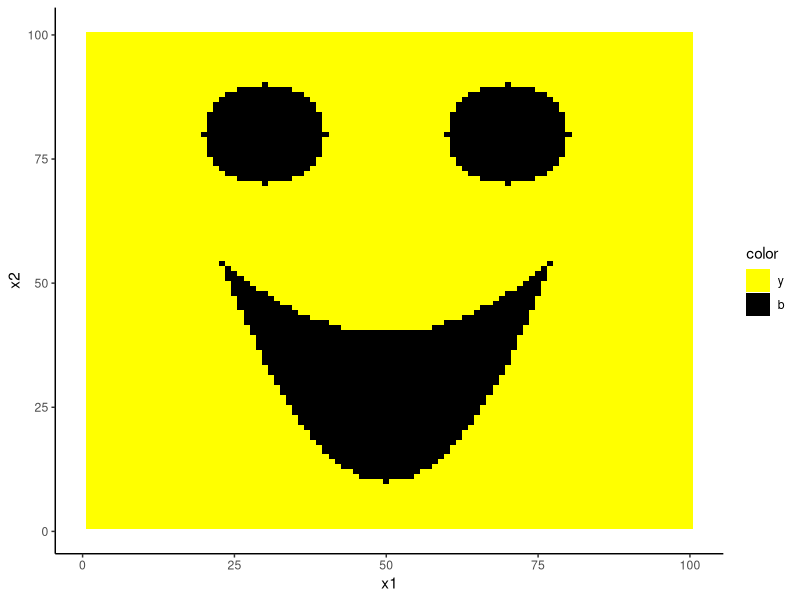
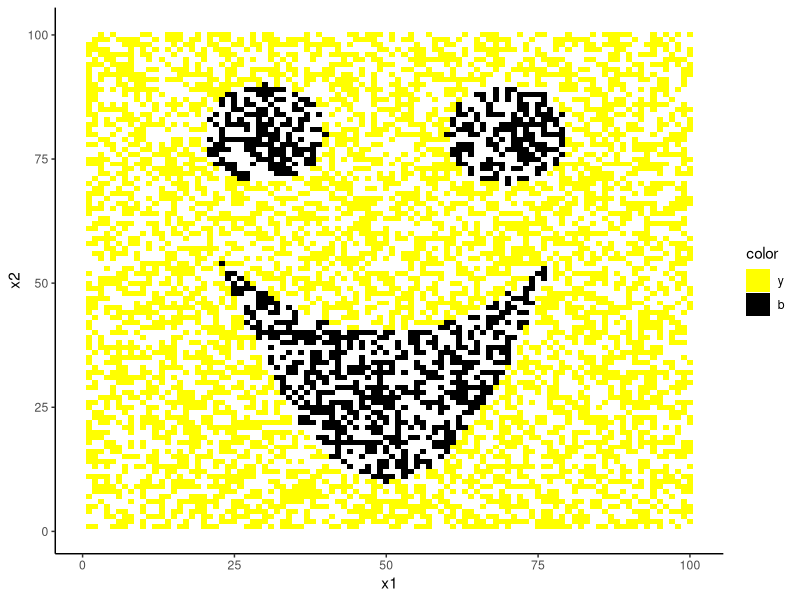
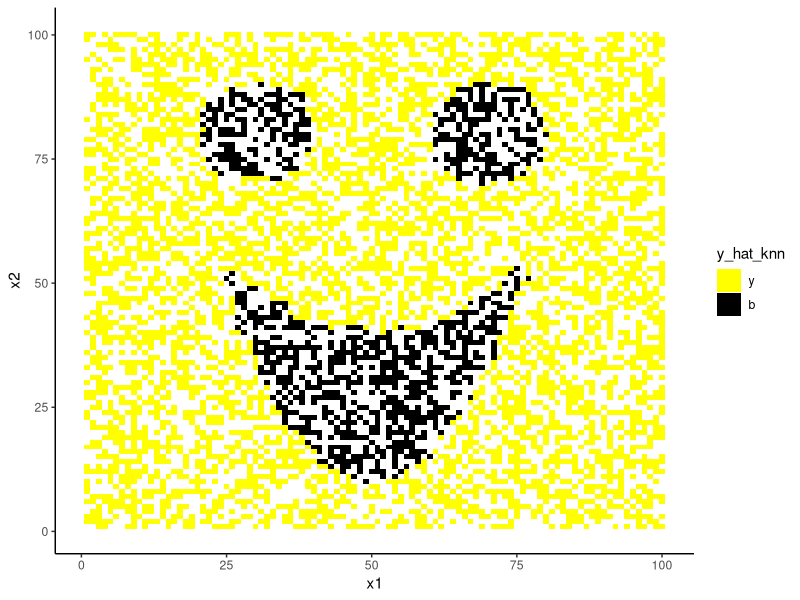
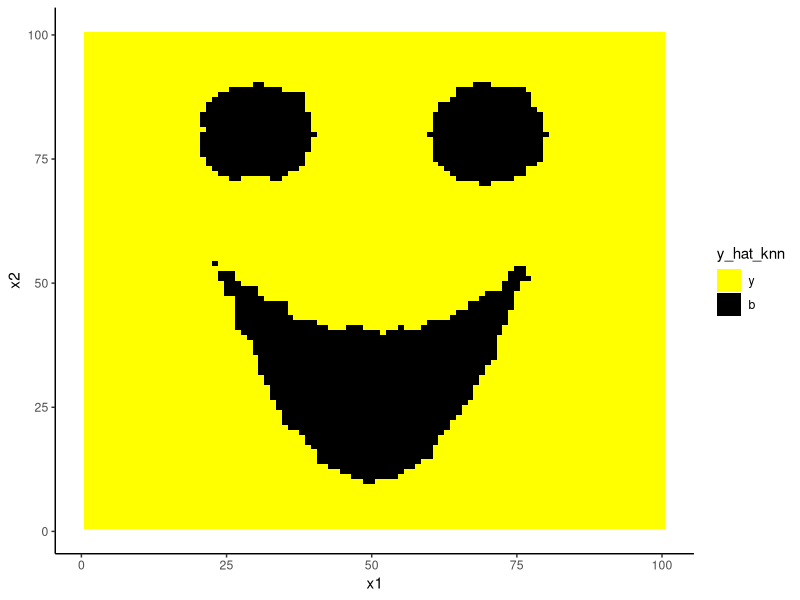
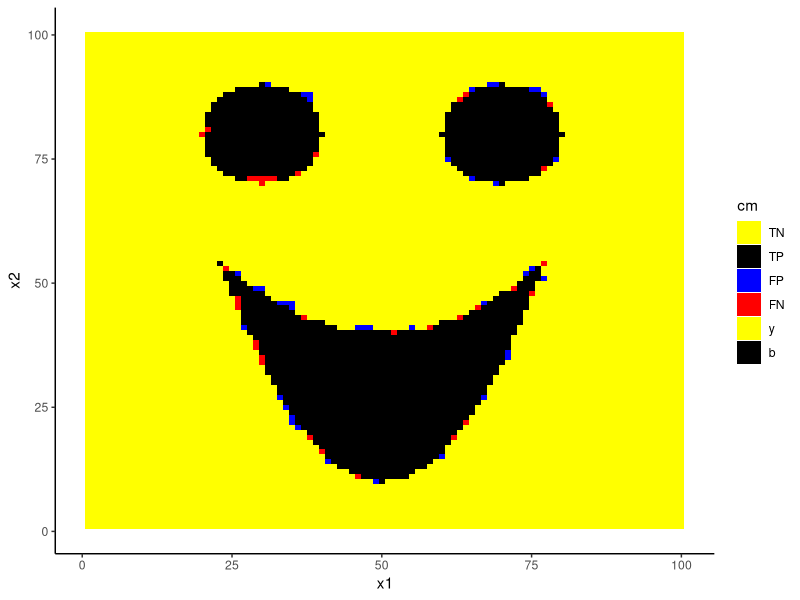
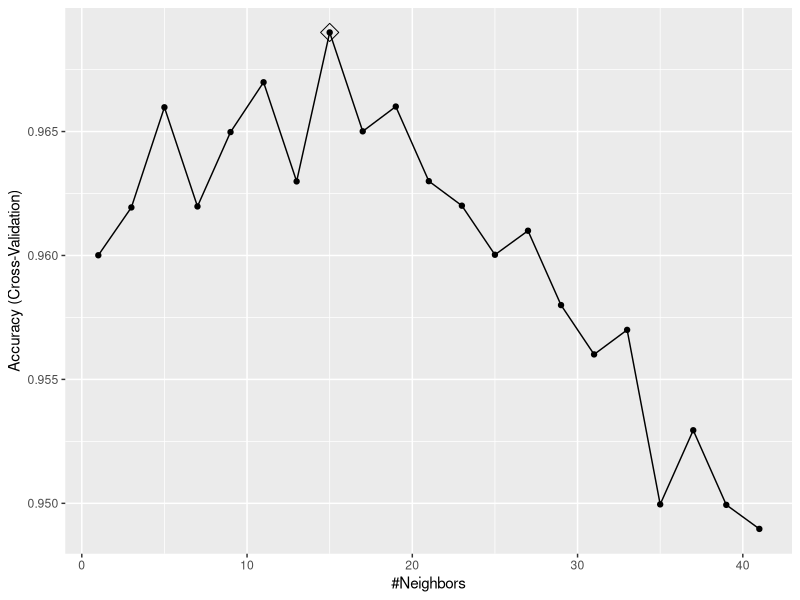
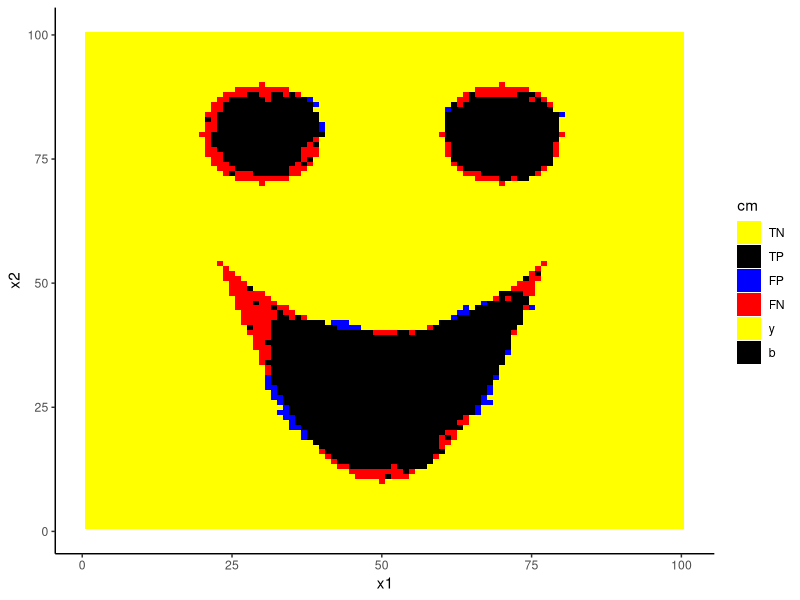
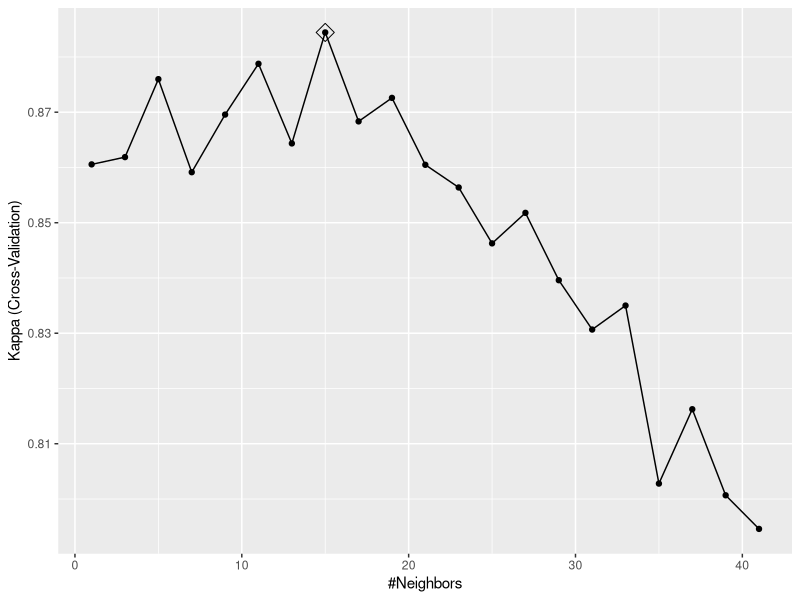

R code for these plots, in order:
## ---- chunk 1
knitr::opts_chunk$set(echo = TRUE)
library('tidyverse')
library('dslabs')
if (!require('caret')) install.packages('caret')
library('caret')
## ---- chunk 2
smiley <- expand.grid(x1 = seq(1,100), x2 = seq(1,100)) # creates all combinations of x1,x2
smiley$color <- "y" # creates a new variable and sets all of the values to "yellow"
left_eye <- (smiley$x1 - 30)^2 + (smiley$x2 - 80)^2 <= 100
right_eye <- (smiley$x1 - 70)^2 + (smiley$x2 - 80)^2 <= 100
mouth <- (smiley$x2 - 0.06*(smiley$x1-50)^2 >= 10) & (smiley$x2 - 0.02*(smiley$x1-50)^2 <= 40)
smiley$color[which(left_eye|right_eye|mouth)] <- "b"

ggplot(smiley, mapping = aes(x = x1, y = x2, fill = color)) +
  geom_tile() + 
  scale_fill_manual(values = c("yellow","black"), limits = c("y","b")) +
  theme_classic()

## ---- chunk 3
set.seed(42) # This is for reproducibility, so that everyone gets the same answers.
test_index <- createDataPartition(smiley$color, p = 0.50, list = FALSE)
test_set <- smiley[test_index,]
train_set <- smiley[-test_index,]

ggplot(train_set, mapping = aes(x = x1, y = x2, fill = color)) +
  geom_tile() + 
  scale_fill_manual(values = c("yellow","black"), limits = c("y","b")) +
  theme_classic()
## ---- chunk 4
model_knn <- train(color ~ ., 
                   data = train_set, 
                   method = "knn",
                   tuneGrid = data.frame(k=3))
y_hat_knn <- predict(model_knn, newdata = test_set[,1:2])

ggplot(test_set, mapping = aes(x = x1, y = x2, fill = y_hat_knn)) +
  geom_tile() + 
  scale_fill_manual(values = c("yellow","black"), limits = c("y","b")) +
  theme_classic()
## ---- chunk 5
ggplot(test_set, mapping = aes(x = x1, y = x2, fill = y_hat_knn)) +
  geom_tile() + 
  geom_tile(data = train_set, mapping = aes(x = x1, y = x2, fill = color)) +
  scale_fill_manual(values = c("yellow","black"), limits = c("y","b")) +
  theme_classic()
## ---- chunk 6
confusionMatrix(data = y_hat_knn, reference = factor(test_set$color))
## ---- chunk 7
match <- test_set$color == y_hat_knn
positive <- y_hat_knn == "b"
cm <- case_when(
  match & positive ~ "TP",
  match & !positive ~ "TN",
  !match & positive ~ "FP",
  !match & !positive ~ "FN",
  TRUE ~ "oops"
)

ggplot(test_set, mapping = aes(x = x1, y = x2, fill = cm)) +
  geom_tile() + 
  geom_tile(data = train_set, mapping = aes(x = x1, y = x2, fill = color)) +
  scale_fill_manual(values = c("yellow","black", "blue", "red","yellow","black"), limits = c("TN","TP","FP","FN","y","b")) +
  theme_classic()
## ---- chunk 8
set.seed(42) # This is for reproducibility, so that everyone gets the same answers.
test_index <- createDataPartition(smiley$color, p = 0.90, list = FALSE)
test_set <- smiley[test_index,]
train_set <- smiley[-test_index,]

control = trainControl(method = "cv", number = 10)
model_knn_cv <- train(color ~ ., 
                   data = train_set, 
                   method = "knn",
                   tuneGrid = data.frame(k=seq(1,41,2)),
                   trControl = control)
ggplot(model_knn_cv, highlight = TRUE)
## ---- chunk 9
y_hat_knn_cv <- predict(model_knn_cv, newdata = test_set[,1:2])
confusionMatrix(data = y_hat_knn_cv, reference = factor(test_set$color))
## ---- chunk 10
match <- test_set$color == y_hat_knn_cv
positive <- y_hat_knn_cv == "b"
cm <- case_when(
  match & positive ~ "TP",
  match & !positive ~ "TN",
  !match & positive ~ "FP",
  !match & !positive ~ "FN",
  TRUE ~ "oops"
)

ggplot(test_set, mapping = aes(x = x1, y = x2, fill = cm)) +
  geom_tile() + 
  geom_tile(data = train_set, mapping = aes(x = x1, y = x2, fill = color)) +
  scale_fill_manual(values = c("yellow","black", "blue", "red","yellow","black"), limits = c("TN","TP","FP","FN","y","b")) +
  theme_classic()
## ---- chunk 11
set.seed(42) # This is for reproducibility, so that everyone gets the same answers.
test_index <- createDataPartition(smiley$color, p = 0.90, list = FALSE)
test_set <- smiley[test_index,]
train_set <- smiley[-test_index,]

control = trainControl(method = "cv", number = 10)
model_knn_cv <- train(color ~ ., 
                   data = train_set, 
                   method = "knn",
                   tuneGrid = data.frame(k=seq(1,41,2)),
                   trControl = control,
                   metric = "Kappa")
model_knn_cv
ggplot(model_knn_cv, highlight = TRUE)
## ---- chunk 12
p_hat_knn_cv <- predict(model_knn_cv, newdata = smiley[,1:2], type = "prob")
str(p_hat_knn_cv)

ggplot(p_hat_knn_cv, mapping = aes(x = smiley$x1, y = smiley$x2, z = b, fill = b)) +
  geom_raster()+
  scale_fill_gradientn(colors=c("yellow","white","black"), name = "Pr(black)") +
  stat_contour(breaks=c(0.5),color="black")
## ---- chunk 13
data(brca)
brca_data <- data.frame(brca$x) %>% 
  select(radius_mean, texture_mean) %>% 
  data.frame(y = brca$y)

set.seed(42)
test_index <- createDataPartition(brca_data$y, p = 0.25, list = FALSE)
test_brca <- brca_data[test_index,]
train_brca <- brca_data[-test_index,]

ggplot(train_brca)+
  geom_density(mapping = aes(x =  radius_mean, fill = y), alpha = 0.5)

ggplot(train_brca)+
  geom_density(mapping = aes(x =  texture_mean, fill = y), alpha = 0.5)

ggplot(train_brca)+
  geom_density2d(mapping = aes(x = radius_mean, y = texture_mean, color = y))+
  geom_point(mapping = aes(x = radius_mean, y = texture_mean, color = y))

## ---- chunk 14
## Your code goes here.
## ---- chunk 15
## Your code goes here.
## ---- chunk 16
## Your code goes here.
## ---- chunk 17
## Your code goes here.
## ---- chunk 18
## Your code goes here.
## ---- chunk 19
## Your code goes here.
## ---- chunk 20
## Your code goes here.
